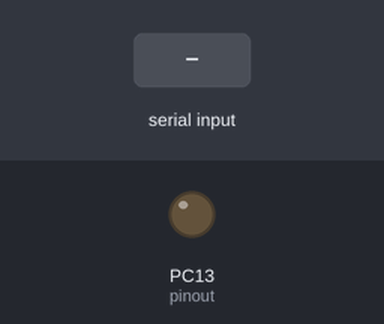
The sketch below on a simulated STM32 Blue Pill. On the bench: output pins drawn as LEDs (lit = HIGH). The test bench sets the inputs (shaded band).

Above: at 1.2 s.
1.3 s: "a" received over the second serial link
At 1.9 s:
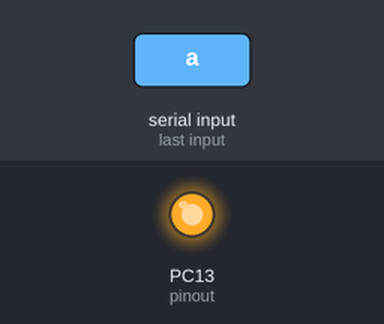
2.8 s: "b" received over the second serial link
At 4.2 s:
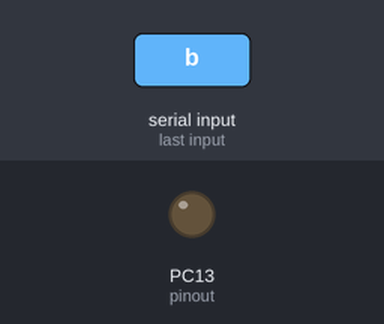
Timing chart, 0 to 5.8 s (numbered marks = the images above; inputs shaded):
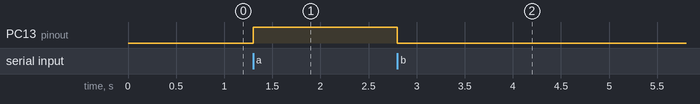

Measured:
- after the input at 1.3 s, PC13 (pinout): LOW → HIGH at once
- after the input at 2.8 s, PC13 (pinout): HIGH → LOW at once

The sketch:

bluetooth_stm32.ino
```cpp
const int pinout = PC13; // declare pinout with int data type and pin value
char inputdata = 0;  //Variable for storing received data

void setup()
{

    Serial1.begin(9600);                      //Sets the baud rate for bluetooth pins
    Serial1.print("BLUETOOTH WITH STM32\n");
    pinMode(pinout, OUTPUT);                  //Sets digital pin PA0 as output pin for led
}

void loop()
{
   if(Serial1.available() > 0)      // Send data only when you receive data:
   {
      inputdata = Serial1.read();        //Read the incoming data & store into data

      if(inputdata == 'a')
      {
         digitalWrite(pinout, HIGH);
         Serial1.print("LED OFF\n");
      }

      else if(inputdata == 'b')
      {
         digitalWrite(pinout, LOW);
         Serial1.print("LED ON\n");
      }
   }
}
```
